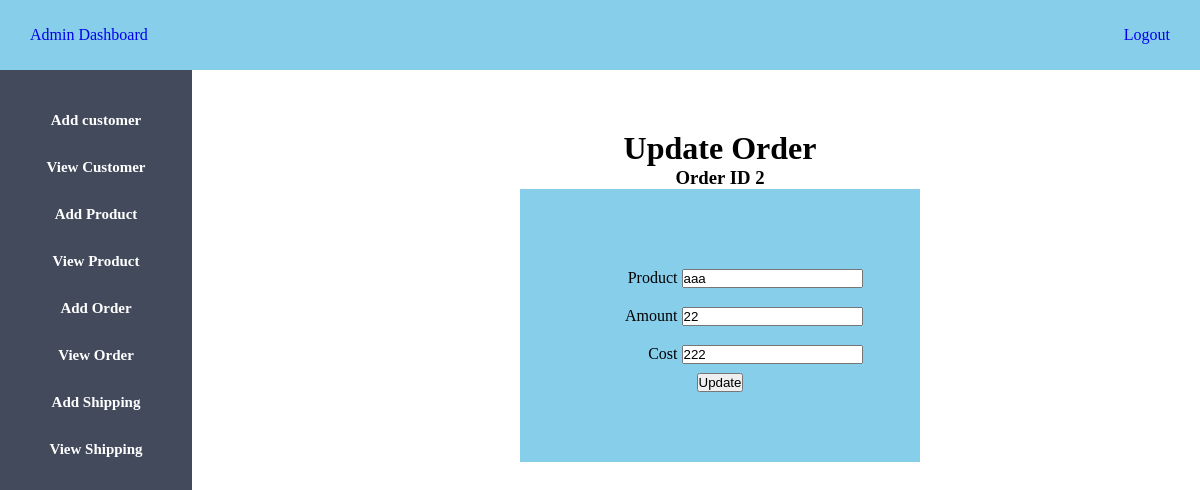
Screenshot of /update_order.php?id=2 (signed in) with the database file from the repository.
### tables this page shows
CREATE TABLE `order_details` (
  `id` int(100) NOT NULL,
  `product` varchar(100) NOT NULL,
  `amount` int(100) NOT NULL,
  `cost` int(100) NOT NULL
);

### update_order.php (the view, shortened to what this page needs)
<?php
    $host="localhost";
    $user="root";
    $password="";
    $db="pet_store";
    $data=mysqli_connect($host,$user,$password,$db);
    if($_GET['id']){
        $user_id = $_GET['id'];
        $sql = "SELECT * FROM order_details WHERE id='$user_id' ";
        $result = mysqli_query($data,$sql);
        $info=$result->fetch_assoc();
    }
?>
<!DOCTYPE html>
<html>
<head>
	<link rel="stylesheet" type="text/css" href="admin.css">
</head>
<body>
	<?php
    include "admin_sidebar.php"
    ?>
	<div class="content">
        <center>
		<h1>Update Order</h1>
        <h3>Order ID <?php echo "{$info['id']}"; ?></h3>
		<div class="div_deg">
            <form action="#" method="POST">
                <div>
                    <label>Product</label>
                    <input type="text" name="product" value="<?php echo "{$info['product']}"; ?>" >
                </div>
                <div>
                    <label>Amount</label>
                    <input type="number" name="amount" value="<?php echo "{$info['amount']}"; ?>" >
                </div>
                <div>
                    <label>Cost</label>
                    <input type="number" name="cost" value="<?php echo "{$info['cost']}"; ?>" >
                </div>
                <div>
                    <input type="submit" class="btn btn-success" name="update" value="Update" >
                </div>
            </form>
        </div>
        </center>
	</div>
</body>
</html>

### admin.css (style rules this page uses)
* { margin: 0px; padding: 0px; }
.content { margin-left: 20%; margin-top: 5%; }

### update_order.php (style rules this page uses)
label { display: inline-block; text-align: right; width: 100px; padding-top: 10px; padding-bottom: 10px; }
.div_deg { background-color: skyblue; width: 400px; padding-top: 70px; padding-bottom: 70px; }

### rows the page displays
order_details: id "2", product "aaa", amount "22", cost "222"
